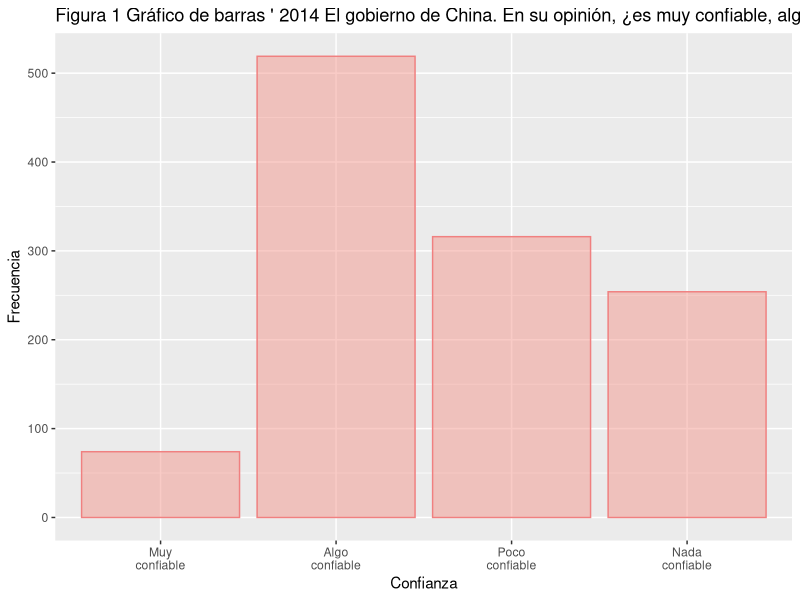
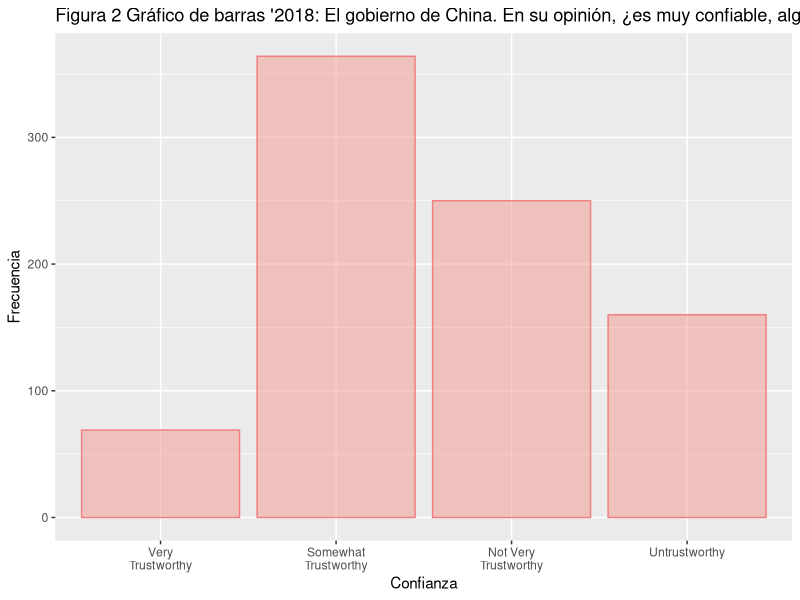
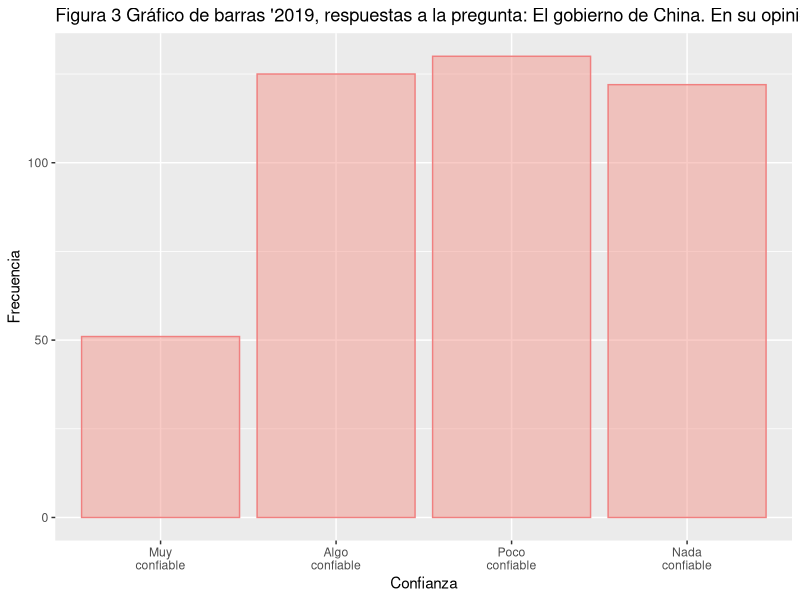
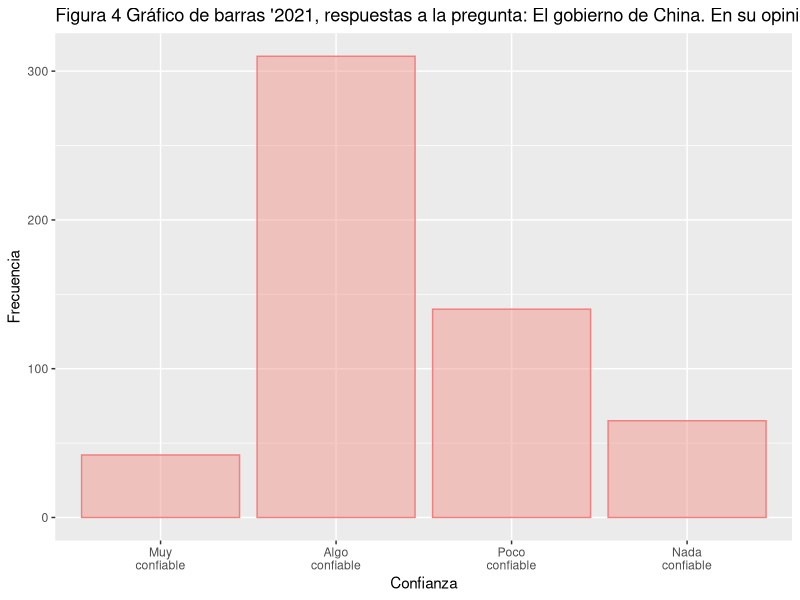
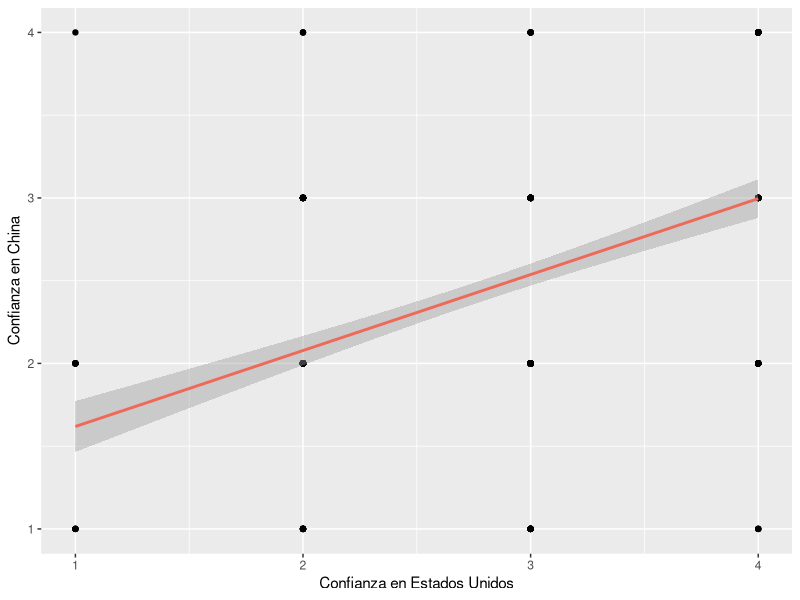

The R script that drew these images, in order:
## ---- chunk 1
Sys.setenv(TZ='GMT')
library(knitr)
library(ggplot2)
library(dplyr)
library(tidyverse)
library(haven)
CL_LAPOP_2014 <- read_dta("CL_LAPOP_2014.dta")
CL_LAPOP_2014 %>% select(mil10a)

# Rango
range(CL_LAPOP_2014$mil10a, na.rm = TRUE)
# Promedio
mean(CL_LAPOP_2014$mil10a, na.rm = TRUE)
# Mediana
median(CL_LAPOP_2014$mil10a, na.rm = TRUE)
# Rango intercuartil
IQR(CL_LAPOP_2014$mil10a, na.rm = TRUE)
# Varianza
var(CL_LAPOP_2014$mil10a, na.rm = TRUE)
# Desviación típica
sd(CL_LAPOP_2014$mil10a, na.rm = TRUE)
## ---- chunk 2
library(dplyr)
CL_LAPOP_2014 %>%
  drop_na(mil10a) %>%
  ggplot(aes(x=as_factor(mil10a))) +
  geom_bar(color="#f08080",fill="#f4978e",alpha=0.5)+
  scale_x_discrete(labels = function(x) str_wrap(x, width = 10))+
  labs(title = "Figura 1 Gráfico de barras ' 2014 El gobierno de China. En su opinión, ¿es muy confiable, algo confiable, poco confiable, nada confiable, o no tiene opinión?'",
       x="Confianza", y="Frecuencia")

## ---- chunk 3
CL_LAPOP_2018 <- read_dta("CL_LAPOP_2018.dta")
CL_LAPOP_2018 %>%
  select(mil10a)

# Rango
range(CL_LAPOP_2018$mil10a, na.rm = TRUE)
# Promedio
mean(CL_LAPOP_2018$mil10a, na.rm = TRUE)
# Mediana
median(CL_LAPOP_2018$mil10a, na.rm = TRUE)
# Rango intercuartil
IQR(CL_LAPOP_2018$mil10a, na.rm = TRUE)
# Varianza
var(CL_LAPOP_2018$mil10a, na.rm = TRUE)
# Desviación típica
sd(CL_LAPOP_2018$mil10a, na.rm = TRUE)
## ---- chunk 4
CL_LAPOP_2018 <- read_dta("CL_LAPOP_2018.dta")
CL_LAPOP_2018 %>%
  drop_na(mil10a) %>%
  ggplot(aes(x=as_factor(mil10a))) +
  geom_bar(color="#f08080",fill="#f4978e",alpha=0.5)+
  scale_x_discrete(labels = function(x) str_wrap(x, width = 10))+
  labs(title = "Figura 2 Gráfico de barras '2018: El gobierno de China. En su opinión, ¿es muy confiable, algo confiable, poco confiable, nada confiable, o no tiene opinión?'",
       x="Confianza", y="Frecuencia")
## ---- chunk 5
CL_LAPOP_2019 <- read_dta("CL_LAPOP_2019.dta")
CL_LAPOP_2019 %>%
  select(mil10a)

# Rango
range(CL_LAPOP_2019$mil10a, na.rm = TRUE)
# Promedio
mean(CL_LAPOP_2019$mil10a, na.rm = TRUE)
# Mediana
median(CL_LAPOP_2019$mil10a, na.rm = TRUE)
# Rango intercuartil
IQR(CL_LAPOP_2019$mil10a, na.rm = TRUE)
# Varianza
var(CL_LAPOP_2019$mil10a, na.rm = TRUE)
# Desviación típica
sd(CL_LAPOP_2019$mil10a, na.rm = TRUE)
## ---- chunk 6
CL_LAPOP_2019 %>%
  drop_na(mil10a) %>%
  ggplot(aes(x=as_factor(mil10a))) +
  geom_bar(color="#f08080",fill="#f4978e",alpha=0.5)+
  scale_x_discrete(labels = function(x) str_wrap(x, width = 10))+
  labs(title = "Figura 3 Gráfico de barras '2019, respuestas a la pregunta: El gobierno de China. En su opinión, ¿es muy confiable, algo confiable, poco confiable, nada confiable, o no tiene opinión?'",
       x="Confianza", y="Frecuencia")
## ---- chunk 7
CL_LAPOP_2021 <- read_dta("CL_LAPOP_2021.dta")
CL_LAPOP_2021 %>%
  select(mil10a)

# Rango
range(CL_LAPOP_2021$mil10a, na.rm = TRUE)
# Promedio
mean(CL_LAPOP_2021$mil10a, na.rm = TRUE)
# Mediana
median(CL_LAPOP_2021$mil10a, na.rm = TRUE)
# Rango intercuartil
IQR(CL_LAPOP_2021$mil10a, na.rm = TRUE)
# Varianza
var(CL_LAPOP_2021$mil10a, na.rm = TRUE)
# Desviación típica
sd(CL_LAPOP_2021$mil10a, na.rm = TRUE)
## ---- chunk 8
CL_LAPOP_2021 %>%
  drop_na(mil10a) %>%
  ggplot(aes(x=as_factor(mil10a))) +
  geom_bar(color="#f08080",fill="#f4978e",alpha=0.5)+
  scale_x_discrete(labels = function(x) str_wrap(x, width = 10))+
  labs(title = "Figura 4 Gráfico de barras '2021, respuestas a la pregunta: El gobierno de China. En su opinión, ¿es muy confiable, algo confiable, poco confiable, nada confiable, o no tiene opinión?'",
       x="Confianza", y="Frecuencia")
## ---- chunk 9
modelo_simple <- lm (mil10a ~ 1 + mil10b, data = CL_LAPOP_2021, na.action = na.exclude)
summary(modelo_simple)

#Se observa una relación positiva entre la confianza del gobierno de Estados Unidos y la confianza en el gobierno Chino, mientras más confianza tienen las personas en el gobierno de Estados Unidos, menos confianza tienen en el gobierno Chino.

CL_LAPOP_2021%>%
  ggplot(aes(x = mil10b, y = mil10a)) +
  geom_point() +
  geom_smooth(method = "lm", se = T, color = "#ed6a5a") +
  labs(x = "Confianza en Estados Unidos", y = "Confianza en China")
 
